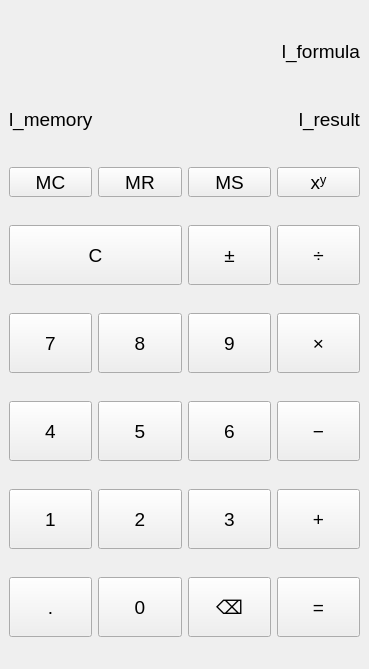
<?xml version="1.0" encoding="UTF-8"?>
<ui version="4.0">
 <class>MainWindow</class>
 <widget class="QMainWindow" name="MainWindow">
  <property name="enabled">
   <bool>true</bool>
  </property>
  <property name="geometry">
   <rect>
    <x>0</x>
    <y>0</y>
    <width>369</width>
    <height>669</height>
   </rect>
  </property>
  <property name="sizePolicy">
   <sizepolicy hsizetype="Preferred" vsizetype="Preferred">
    <horstretch>0</horstretch>
    <verstretch>0</verstretch>
   </sizepolicy>
  </property>
  <property name="font">
   <font>
    <pointsize>14</pointsize>
   </font>
  </property>
  <property name="windowTitle">
   <string>Калькулятор</string>
  </property>
  <widget class="QWidget" name="centralwidget">
   <layout class="QGridLayout" name="gridLayout">
    <item row="4" column="1">
     <widget class="QPushButton" name="btn_8">
      <property name="maximumSize">
       <size>
        <width>16777215</width>
        <height>60</height>
       </size>
      </property>
      <property name="text">
       <string>8</string>
      </property>
     </widget>
    </item>
    <item row="8" column="2">
     <widget class="QPushButton" name="btn_delete">
      <property name="enabled">
       <bool>true</bool>
      </property>
      <property name="maximumSize">
       <size>
        <width>16777215</width>
        <height>60</height>
       </size>
      </property>
      <property name="focusPolicy">
       <enum>Qt::TabFocus</enum>
      </property>
      <property name="text">
       <string>⌫</string>
      </property>
     </widget>
    </item>
    <item row="3" column="0" colspan="2">
     <widget class="QPushButton" name="btn_clear">
      <property name="maximumSize">
       <size>
        <width>16777215</width>
        <height>60</height>
       </size>
      </property>
      <property name="text">
       <string>C</string>
      </property>
     </widget>
    </item>
    <item row="4" column="0">
     <widget class="QPushButton" name="btn_7">
      <property name="maximumSize">
       <size>
        <width>16777215</width>
        <height>60</height>
       </size>
      </property>
      <property name="text">
       <string>7</string>
      </property>
     </widget>
    </item>
    <item row="6" column="0">
     <widget class="QPushButton" name="btn_4">
      <property name="maximumSize">
       <size>
        <width>16777215</width>
        <height>60</height>
       </size>
      </property>
      <property name="text">
       <string>4</string>
      </property>
     </widget>
    </item>
    <item row="1" column="0" colspan="4">
     <layout class="QHBoxLayout" name="horizontalLayout" stretch="1,8">
      <property name="sizeConstraint">
       <enum>QLayout::SetDefaultConstraint</enum>
      </property>
      <item>
       <widget class="QLabel" name="l_memory">
        <property name="sizePolicy">
         <sizepolicy hsizetype="Preferred" vsizetype="Preferred">
          <horstretch>0</horstretch>
          <verstretch>0</verstretch>
         </sizepolicy>
        </property>
        <property name="maximumSize">
         <size>
          <width>16777215</width>
          <height>40</height>
         </size>
        </property>
        <property name="text">
         <string>l_memory</string>
        </property>
       </widget>
      </item>
      <item>
       <widget class="QLabel" name="l_result">
        <property name="maximumSize">
         <size>
          <width>16777215</width>
          <height>40</height>
         </size>
        </property>
        <property name="text">
         <string>l_result</string>
        </property>
        <property name="alignment">
         <set>Qt::AlignRight|Qt::AlignTrailing|Qt::AlignVCenter</set>
        </property>
       </widget>
      </item>
     </layout>
    </item>
    <item row="7" column="0">
     <widget class="QPushButton" name="btn_1">
      <property name="maximumSize">
       <size>
        <width>16777215</width>
        <height>60</height>
       </size>
      </property>
      <property name="text">
       <string>1</string>
      </property>
     </widget>
    </item>
    <item row="7" column="3">
     <widget class="QPushButton" name="btn_plus">
      <property name="sizePolicy">
       <sizepolicy hsizetype="Minimum" vsizetype="Fixed">
        <horstretch>0</horstretch>
        <verstretch>2</verstretch>
       </sizepolicy>
      </property>
      <property name="maximumSize">
       <size>
        <width>16777215</width>
        <height>60</height>
       </size>
      </property>
      <property name="text">
       <string>+</string>
      </property>
     </widget>
    </item>
    <item row="6" column="2">
     <widget class="QPushButton" name="btn_6">
      <property name="maximumSize">
       <size>
        <width>16777215</width>
        <height>60</height>
       </size>
      </property>
      <property name="text">
       <string>6</string>
      </property>
     </widget>
    </item>
    <item row="2" column="1">
     <widget class="QPushButton" name="btn_memory_remember">
      <property name="maximumSize">
       <size>
        <width>16777215</width>
        <height>30</height>
       </size>
      </property>
      <property name="text">
       <string>MR</string>
      </property>
     </widget>
    </item>
    <item row="2" column="2">
     <widget class="QPushButton" name="btn_memory_store">
      <property name="maximumSize">
       <size>
        <width>16777215</width>
        <height>30</height>
       </size>
      </property>
      <property name="text">
       <string>MS</string>
      </property>
     </widget>
    </item>
    <item row="3" column="2">
     <widget class="QPushButton" name="btn_change_sign">
      <property name="maximumSize">
       <size>
        <width>16777215</width>
        <height>60</height>
       </size>
      </property>
      <property name="text">
       <string>±</string>
      </property>
     </widget>
    </item>
    <item row="2" column="3">
     <widget class="QPushButton" name="btn_power">
      <property name="sizePolicy">
       <sizepolicy hsizetype="Minimum" vsizetype="Fixed">
        <horstretch>0</horstretch>
        <verstretch>1</verstretch>
       </sizepolicy>
      </property>
      <property name="maximumSize">
       <size>
        <width>16777215</width>
        <height>30</height>
       </size>
      </property>
      <property name="text">
       <string>xʸ</string>
      </property>
     </widget>
    </item>
    <item row="8" column="1">
     <widget class="QPushButton" name="btn_0">
      <property name="maximumSize">
       <size>
        <width>16777215</width>
        <height>60</height>
       </size>
      </property>
      <property name="text">
       <string>0</string>
      </property>
     </widget>
    </item>
    <item row="8" column="3">
     <widget class="QPushButton" name="btn_result">
      <property name="sizePolicy">
       <sizepolicy hsizetype="Minimum" vsizetype="Fixed">
        <horstretch>0</horstretch>
        <verstretch>2</verstretch>
       </sizepolicy>
      </property>
      <property name="maximumSize">
       <size>
        <width>16777215</width>
        <height>60</height>
       </size>
      </property>
      <property name="text">
       <string>=</string>
      </property>
     </widget>
    </item>
    <item row="4" column="2">
     <widget class="QPushButton" name="btn_9">
      <property name="maximumSize">
       <size>
        <width>16777215</width>
        <height>60</height>
       </size>
      </property>
      <property name="text">
       <string>9</string>
      </property>
     </widget>
    </item>
    <item row="8" column="0">
     <widget class="QPushButton" name="btn_dot">
      <property name="maximumSize">
       <size>
        <width>16777215</width>
        <height>60</height>
       </size>
      </property>
      <property name="text">
       <string>.</string>
      </property>
     </widget>
    </item>
    <item row="2" column="0">
     <widget class="QPushButton" name="btn_memory_clear">
      <property name="maximumSize">
       <size>
        <width>16777215</width>
        <height>30</height>
       </size>
      </property>
      <property name="text">
       <string>MC</string>
      </property>
     </widget>
    </item>
    <item row="6" column="3">
     <widget class="QPushButton" name="btn_minus">
      <property name="sizePolicy">
       <sizepolicy hsizetype="Minimum" vsizetype="Fixed">
        <horstretch>0</horstretch>
        <verstretch>2</verstretch>
       </sizepolicy>
      </property>
      <property name="maximumSize">
       <size>
        <width>16777215</width>
        <height>60</height>
       </size>
      </property>
      <property name="text">
       <string>−</string>
      </property>
     </widget>
    </item>
    <item row="7" column="2">
     <widget class="QPushButton" name="btn_3">
      <property name="maximumSize">
       <size>
        <width>16777215</width>
        <height>60</height>
       </size>
      </property>
      <property name="text">
       <string>3</string>
      </property>
     </widget>
    </item>
    <item row="7" column="1">
     <widget class="QPushButton" name="btn_2">
      <property name="maximumSize">
       <size>
        <width>16777215</width>
        <height>60</height>
       </size>
      </property>
      <property name="text">
       <string>2</string>
      </property>
     </widget>
    </item>
    <item row="6" column="1">
     <widget class="QPushButton" name="btn_5">
      <property name="maximumSize">
       <size>
        <width>16777215</width>
        <height>60</height>
       </size>
      </property>
      <property name="text">
       <string>5</string>
      </property>
     </widget>
    </item>
    <item row="3" column="3">
     <widget class="QPushButton" name="btn_divide">
      <property name="sizePolicy">
       <sizepolicy hsizetype="Minimum" vsizetype="Fixed">
        <horstretch>0</horstretch>
        <verstretch>2</verstretch>
       </sizepolicy>
      </property>
      <property name="maximumSize">
       <size>
        <width>16777215</width>
        <height>60</height>
       </size>
      </property>
      <property name="text">
       <string>÷</string>
      </property>
     </widget>
    </item>
    <item row="4" column="3">
     <widget class="QPushButton" name="btn_multiplicate">
      <property name="sizePolicy">
       <sizepolicy hsizetype="Minimum" vsizetype="Fixed">
        <horstretch>0</horstretch>
        <verstretch>2</verstretch>
       </sizepolicy>
      </property>
      <property name="maximumSize">
       <size>
        <width>16777215</width>
        <height>60</height>
       </size>
      </property>
      <property name="text">
       <string>×</string>
      </property>
     </widget>
    </item>
    <item row="0" column="0" colspan="4">
     <widget class="QLabel" name="l_formula">
      <property name="maximumSize">
       <size>
        <width>16777215</width>
        <height>40</height>
       </size>
      </property>
      <property name="text">
       <string>l_formula</string>
      </property>
      <property name="alignment">
       <set>Qt::AlignRight|Qt::AlignTrailing|Qt::AlignVCenter</set>
      </property>
     </widget>
    </item>
   </layout>
  </widget>
 </widget>
 <tabstops>
  <tabstop>btn_memory_clear</tabstop>
  <tabstop>btn_memory_remember</tabstop>
  <tabstop>btn_memory_store</tabstop>
  <tabstop>btn_power</tabstop>
  <tabstop>btn_clear</tabstop>
  <tabstop>btn_change_sign</tabstop>
  <tabstop>btn_divide</tabstop>
  <tabstop>btn_7</tabstop>
  <tabstop>btn_8</tabstop>
  <tabstop>btn_9</tabstop>
  <tabstop>btn_multiplicate</tabstop>
  <tabstop>btn_4</tabstop>
  <tabstop>btn_5</tabstop>
  <tabstop>btn_6</tabstop>
  <tabstop>btn_minus</tabstop>
  <tabstop>btn_1</tabstop>
  <tabstop>btn_2</tabstop>
  <tabstop>btn_3</tabstop>
  <tabstop>btn_plus</tabstop>
  <tabstop>btn_dot</tabstop>
  <tabstop>btn_0</tabstop>
  <tabstop>btn_delete</tabstop>
  <tabstop>btn_result</tabstop>
 </tabstops>
 <resources/>
 <connections/>
</ui>
